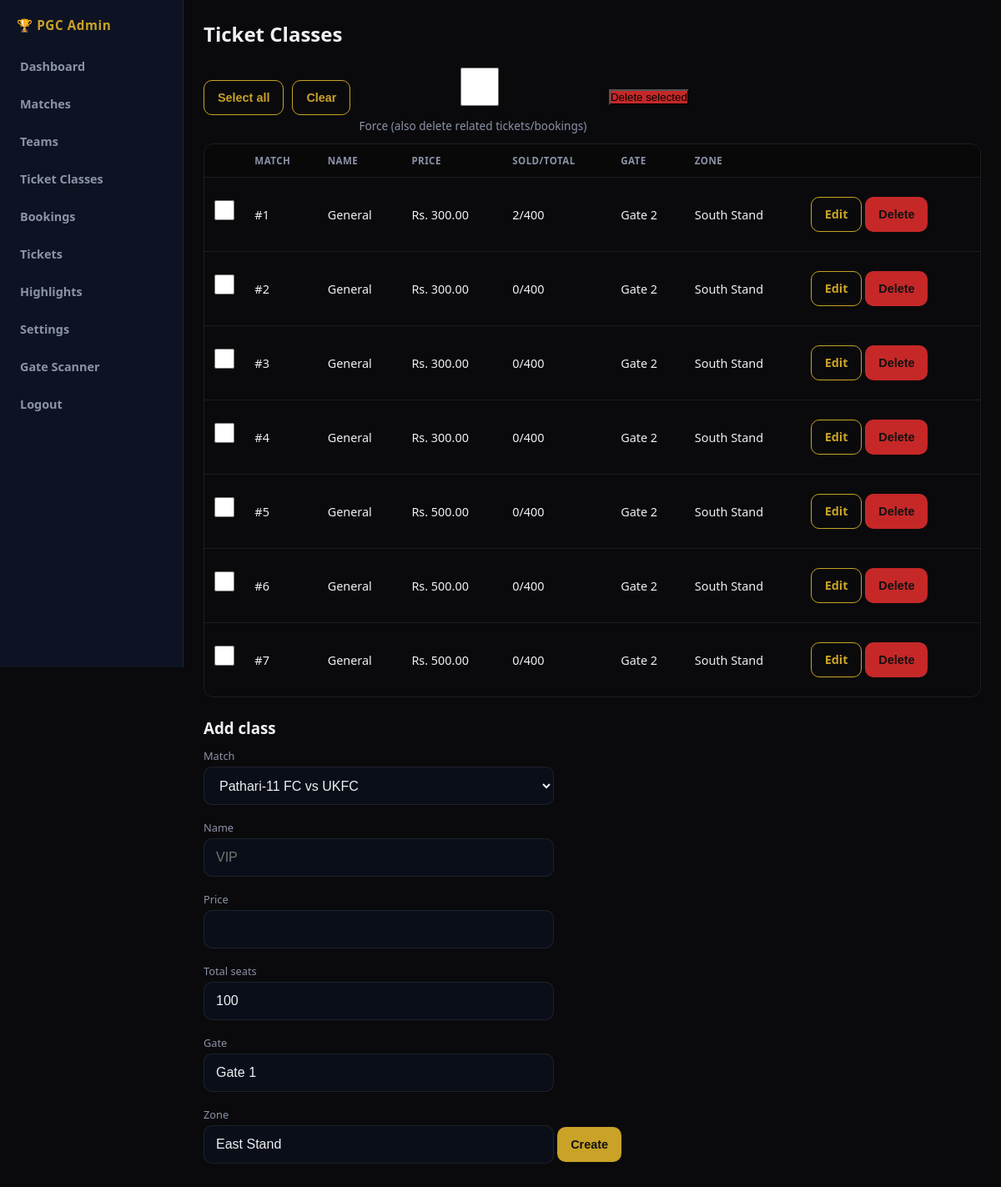
The page /admin/classes (signed in) on the database its author committed.
### app/models/ticket_class.py (models this page shows, shortened)
class TicketClass(db.Model):
    __tablename__ = 'ticket_classes'
    id = db.Column(db.Integer, primary_key=True)
    match_id = db.Column(db.Integer, db.ForeignKey('matches.id'), nullable=False)
    name = db.Column(db.String(80), nullable=False)  # General, VIP, Premium, VVIP
    price = db.Column(db.Numeric(10, 2), nullable=False)
    total_seats = db.Column(db.Integer, default=100)
    sold = db.Column(db.Integer, default=0)
    gate = db.Column(db.String(40), default='Gate 1')
    zone = db.Column(db.String(80), default='East Stand')
    color = db.Column(db.String(20), default='#c9a227')  # gold accent per class
    sort_order = db.Column(db.Integer, default=0)
    is_active = db.Column(db.Boolean, default=True)
    created_at = db.Column(db.DateTime, default=lambda: datetime.now(timezone.utc))

### app/routes/admin.py (the view)
@admin_bp.route('/classes')
@login_required
def classes():
    items = TicketClass.query.order_by(TicketClass.match_id, TicketClass.sort_order).all()
    matches = Match.query.all()
    return render_template('admin/classes.html', classes=items, matches=matches)

### app/models/match.py (called while the page is built)
    @property
    def display_name(self):
        h = self.home_team.short_name or self.home_team.name if self.home_team else 'TBD'
        a = self.away_team.short_name or self.away_team.name if self.away_team else 'TBD'
        return f'{h} vs {a}'

### app/models/user.py (called while the page is built)
@login_manager.user_loader
def load_user(user_id):
    return User.query.get(int(user_id))

### app/templates/admin/classes.html (shortened to what this page needs)
{% extends "admin/base.html" %}
{% block content %}
<h2 style="margin-bottom:16px">Ticket Classes</h2>
<form method="post" action="{{ url_for('admin.class_bulk_delete') }}" id="bulkForm">
  <div style="margin-bottom:12px;display:flex;gap:10px;flex-wrap:wrap;align-items:center">
    <button type="button" class="btn btn-outline" onclick="document.querySelectorAll('.cls-cb').forEach(c=>c.checked=true)">Select all</button>
    <button type="button" class="btn btn-outline" onclick="document.querySelectorAll('.cls-cb').forEach(c=>c.checked=false)">Clear</button>
    <label style="font-size:0.85rem;color:var(--muted)"><input type="checkbox" name="force" value="1"> Force (also delete related tickets/bookings)</label>
    <button type="submit" class="js-bulk-delete" data-confirm="Delete selected items?" class="btn" style="background:#c62828"
      >Delete selected</button>
  </div>
  <table>
    <tr><th></th><th>Match</th><th>Name</th><th>Price</th><th>Sold/Total</th><th>Gate</th><th>Zone</th><th></th></tr>
    {% for c in classes %}
    <tr>
      <td><input class="cls-cb" type="checkbox" name="class_ids" value="{{ c.id }}"></td>
      <td>#{{ c.match_id }}</td>
      <td>{{ c.name }}</td>
      <td>Rs. {{ c.price }}</td>
      <td>{{ c.sold }}/{{ c.total_seats }}</td>
      <td>{{ c.gate }}</td>
      <td>{{ c.zone }}</td>
      <td style="white-space:nowrap">
        <a class="btn btn-outline" href="{{ url_for('admin.class_edit', id=c.id) }}">Edit</a>
        <button data-confirm="Delete this class?" formaction="{{ url_for('admin.class_delete', id=c.id) }}" formmethod="post" class="btn" style="background:#c62828"
          >Delete</button>
      </td>
    </tr>
    {% endfor %}
  </table>
</form>
<h3 style="margin:24px 0 12px">Add class</h3>
<form method="post" action="{{ url_for('admin.class_new') }}">
  <label>Match</label>
  <select name="match_id">{% for m in matches %}<option value="{{ m.id }}">{{ m.display_name }}</option>{% endfor %}</select>
  <label>Name</label><input name="name" placeholder="VIP" required>
  <label>Price</label><input name="price" type="number" step="0.01" required>
  <label>Total seats</label><input name="total_seats" type="number" value="100">
  <label>Gate</label><input name="gate" value="Gate 1">
  <label>Zone</label><input name="zone" value="East Stand">
  <button class="btn" type="submit">Create</button>
</form>
{% endblock %}

### app/static/css/admin.css (style rules this page uses)
:root { --bg: #0a0a0c; --side: #0d1322; --gold: #c9a227; --gold-light: #ffd54f; --text: #eef0f4; --muted: #8b93a7; --card: #121a2b; --border: rgba(255,255,255,0.08); --safe-bottom: env(safe-area-inset-bottom, 0px); --safe-top: env(safe-area-inset-top, 0px); }
*, *::before, *::after { box-sizing: border-box; margin: 0; padding: 0; }
html { -webkit-text-size-adjust: 100%; }
body { font-family: system-ui, -apple-system, 'Segoe UI', sans-serif; background: var(--bg); color: var(--text); display: flex; min-height: 100vh; min-height: 100dvh; -webkit-font-smoothing: antialiased; }
a { color: var(--gold-light); }
table { width: 100%; border-collapse: collapse; font-size: 0.9rem; min-width: 520px; }
th, td { padding: 12px; text-align: left; border-bottom: 1px solid var(--border); }
th { color: var(--muted); font-size: 0.72rem; text-transform: uppercase; letter-spacing: 0.04em; background: rgba(0,0,0,0.25); }
tr:last-child td { border-bottom: none; }
.btn { display: inline-flex; align-items: center; justify-content: center; gap: 6px; padding: 10px 16px; border-radius: 10px; background: var(--gold); color: #111; font-weight: 700; border: none; cursor: pointer; text-decoration: none; font-size: 0.9rem; min-height: 42px; -webkit-tap-highlight-color: transparent; }
.btn-outline { background: transparent; border: 1px solid var(--gold); color: var(--gold); }
input, select, textarea { padding: 12px 14px; border-radius: 10px; border: 1px solid var(--border); background: #0a0e18; color: var(--text); margin: 4px 0 14px; width: 100%; max-width: 420px; font-size: 16px; min-height: 46px; }
label { font-size: 0.8rem; color: var(--muted); display: block; margin-top: 4px; }

### rows shown on the page
TicketClass: match_id "1", name "General", price "300.00", sold "2", total_seats "400", gate "Gate 2", zone "South Stand"
TicketClass: match_id "2", name "General", price "300.00", sold "0", total_seats "400", gate "Gate 2", zone "South Stand"
TicketClass: match_id "3", name "General", price "300.00", sold "0", total_seats "400", gate "Gate 2", zone "South Stand"
TicketClass: match_id "4", name "General", price "300.00", sold "0", total_seats "400", gate "Gate 2", zone "South Stand"
TicketClass: match_id "5", name "General", price "500.00", sold "0", total_seats "400", gate "Gate 2", zone "South Stand"
TicketClass: match_id "6", name "General", price "500.00", sold "0", total_seats "400", gate "Gate 2", zone "South Stand"
TicketClass: match_id "7", name "General", price "500.00", sold "0", total_seats "400", gate "Gate 2", zone "South Stand"

### other values the page prints
form field match_id "Pathari-11 FC vs UKFC"
